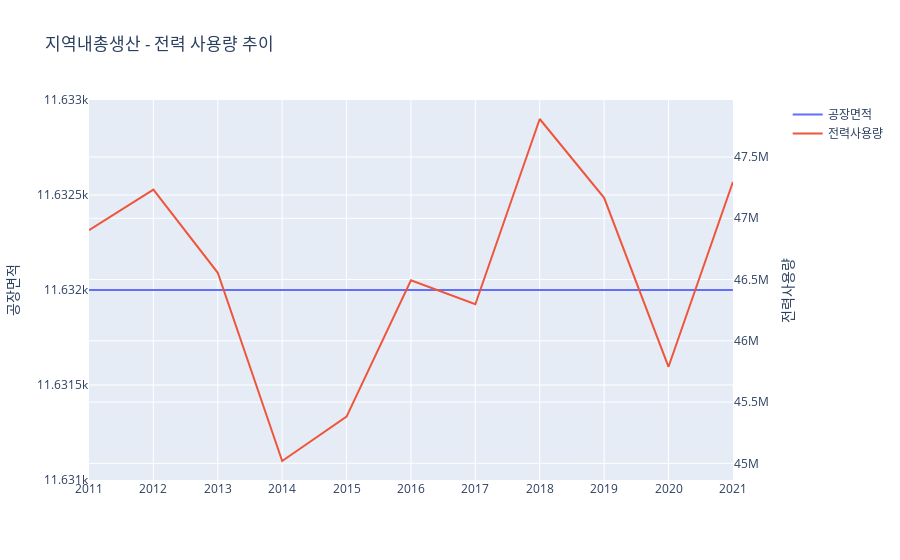

Source (notebook cell):
### Code cell
fig = make_subplots(specs=[[{"secondary_y": True}]])
fig.add_trace(go.Scatter(x=data['연도'], y=data['공장면적'], mode='lines', name='공장면적'), secondary_y=False)
fig.add_trace(go.Scatter(x=data['연도'], y=data['사용량'], mode='lines', name='전력사용량'), secondary_y=True)

fig.update_xaxes(range=[2011,2021], tickmode='linear', dtick=1)
fig.update_yaxes(title_text="공장면적", secondary_y=False)
fig.update_yaxes(title_text="전력사용량", secondary_y=True)

fig.update_layout(title='지역내총생산 - 전력 사용량 추이')
fig.show()

### Figure 1 — Plotly figure (JSON) as saved in the notebook; plotly's stock layout.template omitted (floating-point values rounded to 4 significant figures)
{"data": [{"mode": "lines", "name": "공장면적", "type": "scatter", "x": [2011, 2012, 2013, 2014, 2015, 2016, 2017, 2018, 2019, 2020, 2021], "xaxis": "x", "y": [11632, 11632, 11632, 11632, 11632, 11632, 11632, 11632, 11632, 11632, 11632], "yaxis": "y"}, {"mode": "lines", "name": "전력사용량", "type": "scatter", "x": [2011, 2012, 2013, 2014, 2015, 2016, 2017, 2018, 2019, 2020, 2021], "xaxis": "x", "y": [46902993, 47234105, 46555107, 45018864, 45381486, 46493234, 46298159, 47810212, 47167207, 45787925, 47295806], "yaxis": "y2"}], "layout": {"title": {"text": "지역내총생산 - 전력 사용량 추이"}, "xaxis": {"anchor": "y", "domain": [0, 0.94], "dtick": 1, "range": [2011, 2021], "tickmode": "linear"}, "yaxis": {"anchor": "x", "domain": [0, 1], "title": {"text": "공장면적"}}, "yaxis2": {"anchor": "x", "overlaying": "y", "side": "right", "title": {"text": "전력사용량"}}}}
